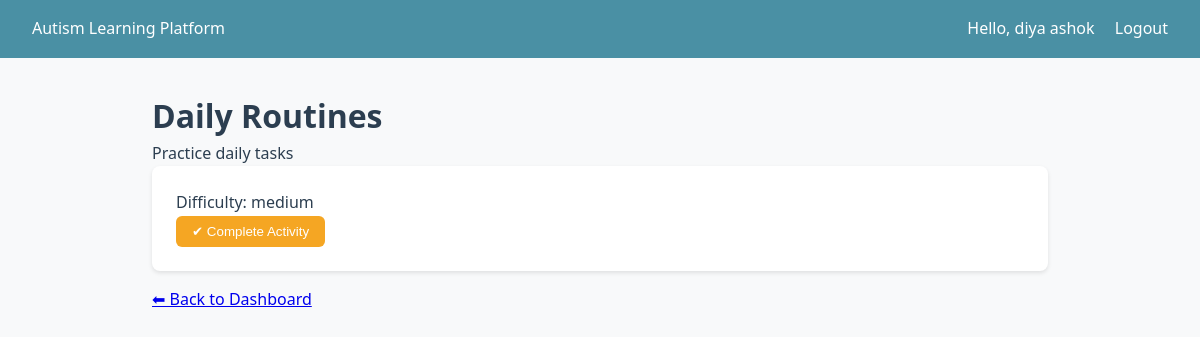
The app's page /learning/activity/5/?child=4 (signed in) with its own data.
### accounts/models.py (models this page shows, shortened)
class User(AbstractUser):
    class Role(models.TextChoices):
        ADMIN = "admin", "Administrator"
        PARENT = "parent", "Parent/Guardian"
        CHILD = "child", "Child (Learner)"
    role = models.CharField(max_length=10, choices=Role.choices, default=Role.PARENT)
    phone = models.CharField(max_length=20, blank=True)
    created_at = models.DateTimeField(auto_now_add=True)
    updated_at = models.DateTimeField(auto_now=True)
    @property
    def is_parent(self):
        return self.role == self.Role.PARENT

### learning/models.py (models this page shows, shortened)
class LearningActivity(models.Model):
    class Difficulty(models.TextChoices):
        EASY = "easy", "Easy"
        MEDIUM = "medium", "Medium"
        HARD = "hard", "Hard"
    module = models.ForeignKey(
        LearningModule,
        on_delete=models.CASCADE,
        related_name="activities",
    )
    title = models.CharField(max_length=200)
    description = models.TextField(blank=True)
    difficulty = models.CharField(
        max_length=10,
        choices=Difficulty.choices,
        default=Difficulty.EASY,
    )
    image = models.ImageField(upload_to="activity_images/", blank=True, null=True)
    audio_guide = models.FileField(
        upload_to="activity_audio/",
        blank=True,
        null=True,
        help_text="Audio guidance for the activity",
    )
    video_url = models.URLField(blank=True, null=True)
    template_name = models.CharField(
        max_length=100,
        blank=True,
        help_text="Template to render (e.g. color_match, object_identification)",
    )
    order = models.PositiveIntegerField(default=0)
    reward_points = models.PositiveIntegerField(default=10)
    is_active = models.BooleanField(default=True)
    created_at = models.DateTimeField(auto_now_add=True)
    updated_at = models.DateTimeField(auto_now=True)
    class Meta:
        ordering = ["module", "order", "title"]
        verbose_name_plural = "Learning activities"

### learning/views.py (the view)
# urls.py: path("activity/<int:pk>/", views.activity_detail, name="activity_detail"),
@login_required
def activity_detail(request, pk):
    activity = get_object_or_404(LearningActivity, pk=pk, is_active=True)
    child_pk = request.GET.get("child")
    child = get_object_or_404(ChildProfile, pk=child_pk) if child_pk else None
    if child and request.user.is_parent and child.parent != request.user:
        return redirect("accounts:role_redirect")
    tpl = activity.template_name or "generic_activity.html"
    if "/" not in tpl:
        tpl = f"learning/{tpl}"
    if not tpl.endswith(".html"):
        tpl = f"{tpl}.html"
    template = tpl
    return render(
        request,
        template,
        {"activity": activity, "child": child},
    )

### templates/learning/generic_activity.html (shortened to what this page needs)
{% extends "base.html" %}
{% block content %}
<h1>{{ activity.title }}</h1>
<p>{{ activity.description|default:"Complete this activity." }}</p>
<div class="card">
    <p>Difficulty: {{ activity.difficulty }}</p>
    {% if child %}
    <form id="complete-form" method="post" action="{% url 'learning:complete_activity' %}">
        <button type="submit" class="btn btn-accent">✔ Complete Activity</button>
    </form>
    {% endif %}
</div>
{% if child %}
<p><a href="{% url 'children:child_dashboard' pk=child.pk %}">⬅ Back to Dashboard</a></p>
{% else %}
<p><a href="{% url 'accounts:home' %}">⬅ Back to Home</a></p>
{% endif %}
{% endblock %}

### templates/base.html (shortened to what this page needs)
<!DOCTYPE html>
<html lang="en">
<head>
</head>
<body>
    <header class="header">
        <a href="{% url 'accounts:home' %}">Autism Learning Platform</a>
        <nav class="nav">
            {% if user.is_authenticated %}
                <span>Hello, {{ user.get_full_name|default:user.username }}</span>
                <a href="{% url 'accounts:logout' %}">Logout</a>
            {% else %}
                <a href="{% url 'accounts:login' %}">Login</a>
                <a href="{% url 'accounts:register' %}">Register</a>
            {% endif %}
        </nav>
    </header>
    <main class="container">
        {% block content %}{% endblock %}
    </main>
</body>
</html>

### templates/base.html (style rules this page uses)
:root { --primary: #4a90a4; --accent: #f5a623; --bg: #f8f9fa; --text: #2c3e50; }
* { box-sizing: border-box; margin: 0; padding: 0; }
body { font-family: 'Segoe UI', Tahoma, sans-serif; background: var(--bg); color: var(--text); line-height: 1.6; }
.header { background: var(--primary); color: white; padding: 1rem 2rem; display: flex; justify-content: space-between; align-items: center; }
.header a { color: white; text-decoration: none; }
.nav a { margin-left: 1rem; }
.container { max-width: 960px; margin: 0 auto; padding: 2rem; }
.btn { display: inline-block; padding: 0.5rem 1rem; background: var(--primary); color: white; border-radius: 6px; text-decoration: none; border: none; cursor: pointer; }
.btn-accent { background: var(--accent); }
.card { background: white; border-radius: 8px; padding: 1.5rem; margin-bottom: 1rem; box-shadow: 0 2px 4px rgba(0,0,0,0.1); }

### records on screen
User: get_full_name "diya ashok"
LearningActivity: title "Daily Routines", description "Practice daily tasks", difficulty "medium"
